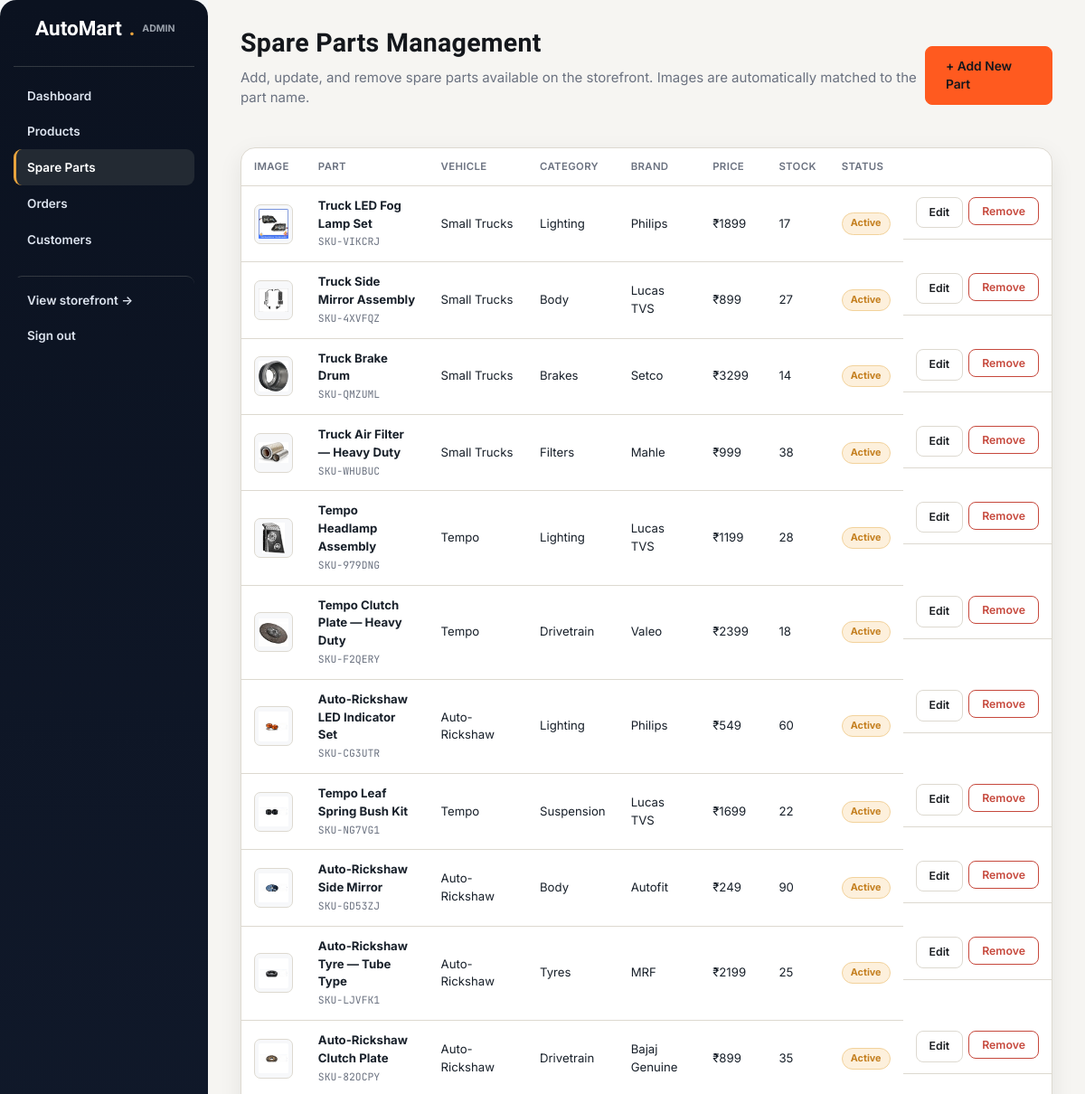
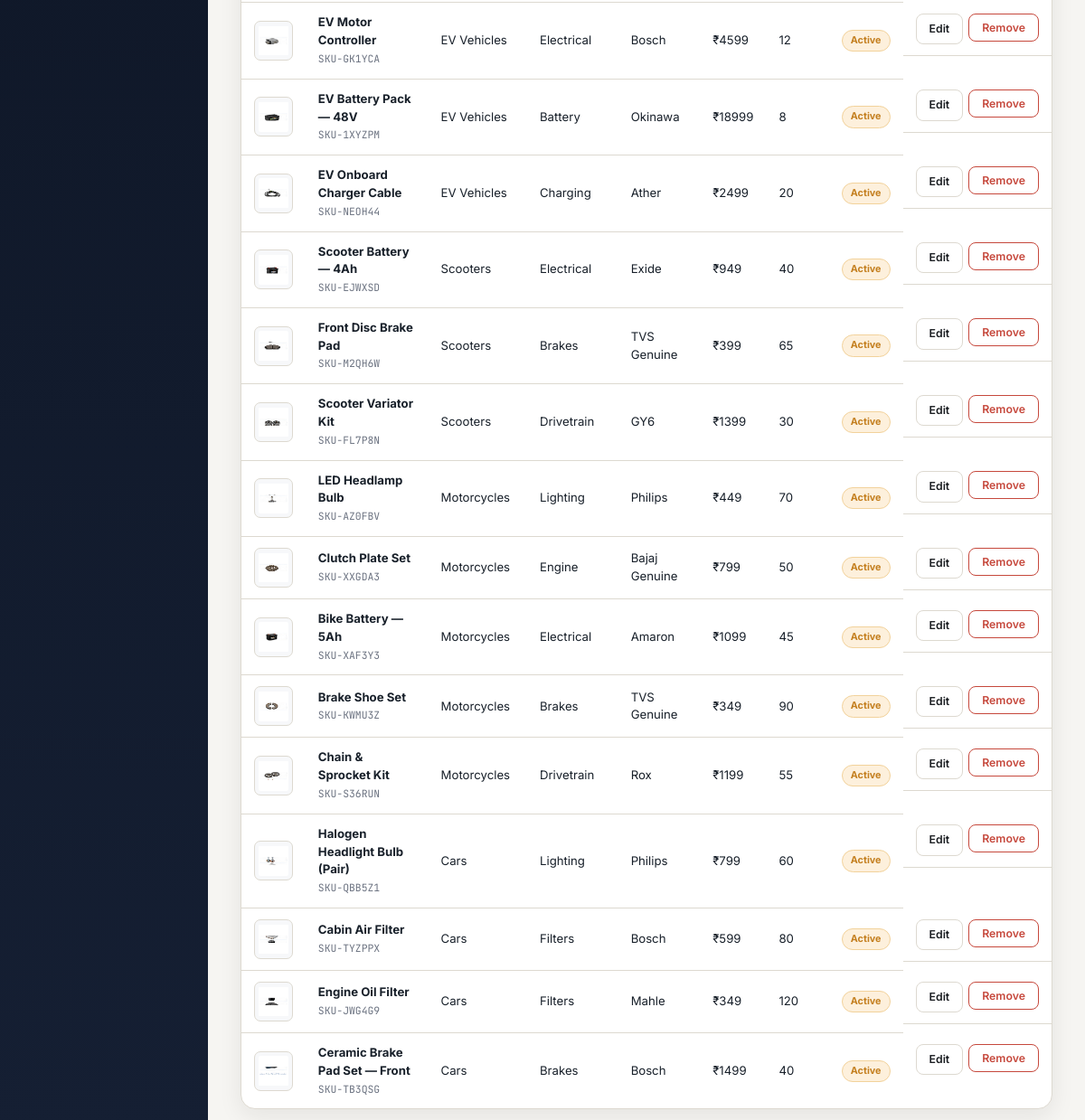
The app's page /admin/parts (signed in) with its own data (2 pictures, top to bottom).
### models.py (models this page shows, shortened)
class Product(db.Model):
    __tablename__ = "products"
    id = db.Column(db.Integer, primary_key=True)
    sku = db.Column(db.String(30), unique=True, nullable=False)
    name = db.Column(db.String(200), nullable=False)
    slug = db.Column(db.String(220), unique=True, nullable=False, index=True)
    description = db.Column(db.Text)
    brand = db.Column(db.String(80))
    category = db.Column(db.String(20), nullable=False)     # parts | accessories
    vehicle_type = db.Column(db.String(20), nullable=False, index=True)  # see VEHICLE_TYPES
    subcategory = db.Column(db.String(80))  # e.g. "Brakes", "Filters", "Lighting"
    price = db.Column(db.Integer, nullable=False)      # in INR, integer paise-free for simplicity
    mrp = db.Column(db.Integer)                          # strike-through price
    stock = db.Column(db.Integer, default=0)
    bulk_price = db.Column(db.Integer)
    bulk_min_qty = db.Column(db.Integer)
    weight_grams = db.Column(db.Integer, default=500)
    image_url = db.Column(db.String(300))
    rating = db.Column(db.Float, default=4.3)
    rating_count = db.Column(db.Integer, default=0)
    is_active = db.Column(db.Boolean, default=True)
    created_at = db.Column(db.DateTime, default=datetime.utcnow)
    order_items = db.relationship("OrderItem", backref="product", lazy="dynamic")
    @property
    def vehicle_label(self):
        return dict(VEHICLE_TYPES).get(self.vehicle_type, self.vehicle_type)
    @property
    def part_image_filename(self):
        if self.category != "parts":
            return "parts-banner.jpg"
        text = f"{self.name or ''} {self.subcategory or ''}".lower()
        image_rules = (
            (("truck led fog lamp",), "truck-led-fog-lamp-set.jpg"),
            (("truck side mirror",), "truck-side-mirror-assembly.jpg"),
            (("truck brake drum",), "truck-brake-drum.jpg"),
            (("truck air filter",), "truck-air-filter-heavy-duty.jpg"),
            (("tempo headlamp assembly",), "tempo-headlamp-assembly.jpg"),
            (("tempo clutch plate",), "tempo-clutch-plate-heavy-duty.jpg"),
            (("auto-rickshaw led indicator",), "auto-rickshaw-led-indicator-set.jpg"),
            (("tempo leaf spring bush",), "tempo-leaf-spring-bush-kit.jpg"),
            (("auto-rickshaw side mirror",), "auto-rickshaw-side-mirror.jpg"),
            (("auto-rickshaw tyre",), "auto-rickshaw-tyre-tube-type.jpg"),
            (("auto-rickshaw clutch plate",), "auto-rickshaw-clutch-plate.jpg"),
            (("ev motor controller",), "ev-motor-controller.jpg"),
            (("ev battery pack",), "ev-battery-pack-48v.jpg"),
            (("ev onboard charger",), "ev-onboard-charger-cable.jpg"),
            (("scooter battery",), "scooter-battery-4ah.jpg"),
            (("front disc brake pad",), "front-disc-brake-pad.jpg"),
            (("scooter variator",), "scooter-variator-kit.jpg"),
            (("led headlamp bulb",), "led-headlamp-bulb.jpg"),
            (("clutch plate set",), "clutch-plate-set.jpg"),
            (("bike battery",), "bike-battery-5ah.jpg"),
            (("brake shoe set",), "brake-shoe-set.jpg"),
            (("chain & sprocket", "chain and sprocket"), "chain-sprocket-kit.jpg"),
            (("halogen headlight bulb",), "halogen-headlight-bulb-pair.jpg"),
            (("cabin air filter",), "cabin-air-filter.jpg"),
            (("engine oil filter",), "engine-oil-filter.jpg"),
            (("ceramic brake pad",), "ceramic-brake-pad-set-front.jpg"),
            (("brake pad", "brake pads"), "brake-pads.jpg"),
            (("brake disc", "brake drum", "disc brake"), "brake-disc.jpg"),
            (("oil filter",), "oil-filter.jpg"),
            (("air filter", "filter"), "air-filter.jpg"),
            (("spark plug", "spark"), "spark-plug.jpg"),
            (("timing belt",), "timing-belt.jpg"),
        )
        for keywords, filename in image_rules:
            if any(keyword in text for keyword in keywords):
                return filename
        return "parts-banner.jpg"

### blueprints/admin.py (the view)
@bp.route("/parts")
@login_required
@admin_required
def parts():
    parts = Product.query.filter_by(category="parts").order_by(Product.created_at.desc()).all()
    return render_template("admin/parts.html", parts=parts)

### blueprints/admin.py (called while the page is built)
def admin_required(fn):
    @wraps(fn)
    def wrapper(*args, **kwargs):
        if not current_user.is_authenticated or not current_user.is_admin:
            abort(403)
        return fn(*args, **kwargs)
    return wrapper

### models.py (called while the page is built)
    @property
    def is_admin(self):
        return self.role == "admin"

### templates/admin/parts.html (shortened to what this page needs)
{% extends "admin/base.html" %}
{% block content %}
<div class="admin-topline">
  <div>
    <h2>Spare Parts Management</h2>
    <p class="muted" style="margin-top:4px;">Add, update, and remove spare parts available on the storefront. Images are automatically matched to the part name.</p>
  </div>
  <a href="{{ url_for('admin.part_new') }}" class="btn btn-primary">+ Add New Part</a>
</div>
<div class="card">
  <table>
    <thead>
      <tr>
        <th>Image</th><th>Part</th><th>Vehicle</th><th>Category</th><th>Brand</th>
        <th>Price</th><th>Stock</th><th>Status</th><th></th>
      </tr>
    </thead>
    <tbody>
      {% for p in parts %}
      <tr>
        {% if p.image_url and p.image_url.startswith('images/') %}
          <td><img class="admin-part-thumb" src="{{ url_for('static', filename=p.image_url) }}" alt="{{ p.name }}"></td>
        {% elif p.image_url and 'parts-banner.jpg' not in p.image_url %}
          <td><img class="admin-part-thumb" src="{{ p.image_url }}" alt="{{ p.name }}"></td>
        {% else %}
          {% set img = p.part_image_filename %}
          <td><img class="admin-part-thumb" src="{{ url_for('static', filename='images/parts/' ~ img) }}" alt="{{ p.name }}"></td>
        {% endif %}
        <td>
          <strong>{{ p.name }}</strong><br>
          <span class="mono muted" style="font-size:0.76rem;">{{ p.sku }}</span>
        </td>
        <td>{{ p.vehicle_label }}</td>
        <td>{{ p.subcategory or p.category_label }}</td>
        <td>{{ p.brand or '—' }}</td>
        <td>{{ currency }}{{ p.price }}</td>
        <td>
          {% if p.stock <= 5 %}
            <span class="badge badge-red">{{ p.stock }}</span>
          {% else %}
            {{ p.stock }}
          {% endif %}
        </td>
        <td>
          {% if p.is_active %}
            <span class="badge badge-express">Active</span>
          {% else %}
            <span class="badge badge-red">Removed</span>
          {% endif %}
        </td>
        <td style="display:flex; gap:6px;">
          <a href="{{ url_for('admin.part_edit', part_id=p.id) }}" class="btn btn-outline btn-sm">Edit</a>
          {% if p.is_active %}
          <form method="post" action="{{ url_for('admin.part_delete', part_id=p.id) }}"
                onsubmit="return confirm('Remove this part from the storefront?');">
            <button type="submit" class="btn btn-danger btn-sm">Remove</button>
          </form>
          {% endif %}
        </td>
      </tr>
      {% else %}
      <tr><td colspan="9" class="muted">No spare parts yet — add your first part.</td></tr>
      {% endfor %}
    </tbody>
  </table>
</div>
{% endblock %}

### static/css/style.css (style rules this page uses)
:root { --graphite: #14171c; --steel: #232a33; --steel-2: #2b333d; --paper: #f6f5f2; --paper-2: #edebe4; --amber: #e8a33d; --amber-dark: #c47f1f; --green: #2f9e68; --red: #c6483c; --ink: #1b1e22; --muted: #6b7280; --muted-2: #9aa1ab; --line: #ddd9d0; --line-dark: #333941; --radius-sm: 4px; --radius-md: 8px; --shadow-sm: 0 1px 2px rgba(20, 23, 28, 0.06); }
* { box-sizing: border-box; }
html, body { margin: 0; padding: 0; background: var(--paper); color: var(--ink); font-family: "Inter", -apple-system, BlinkMacSystemFont, sans-serif; font-size: 15px; line-height: 1.5; }
h1, h2, h3, h4, .display { font-family: "Barlow Condensed", "Inter", sans-serif; font-weight: 700; letter-spacing: 0.01em; line-height: 1.1; margin: 0 0 0.4em; color: var(--graphite); }
h2 { font-size: 1.9rem; }
p { margin: 0 0 1em; color: var(--ink); }
a { color: inherit; text-decoration: none; }
img { max-width: 100%; display: block; }
.mono { font-family: "JetBrains Mono", monospace; }
.muted { color: var(--muted); }
.btn { display: inline-flex; align-items: center; justify-content: center; gap: 8px; padding: 11px 22px; border-radius: var(--radius-md); font-weight: 600; font-size: 0.92rem; border: 1px solid transparent; cursor: pointer; font-family: inherit; transition: transform 0.08s ease, background 0.15s, border-color 0.15s; }
.btn-primary { background: var(--amber); color: var(--graphite); }
.btn-outline { background: transparent; border-color: var(--line); color: var(--ink); }
.btn-danger { background: transparent; border-color: var(--red); color: var(--red); }
.btn-sm { padding: 7px 14px; font-size: 0.82rem; }
.badge { display: inline-flex; align-items: center; gap: 5px; font-size: 0.72rem; font-weight: 700; padding: 3px 9px; border-radius: 999px; text-transform: none; }
.badge-express { background: #fdf0dc; color: var(--amber-dark); border: 1px solid #f2d29b; }
.card { background: #fff; border: 1px solid var(--line); border-radius: var(--radius-md); }
table { width: 100%; border-collapse: collapse; }
th, td { text-align: left; padding: 12px 14px; border-bottom: 1px solid var(--line); font-size: 0.88rem; }
th { color: var(--muted); font-weight: 600; font-size: 0.76rem; text-transform: uppercase; letter-spacing: 0.03em; }
tr:last-child td { border-bottom: none; }
.admin-topline { display: flex; justify-content: space-between; align-items: center; margin-bottom: 28px; }
.admin-part-thumb { width:54px; height:44px; object-fit:contain; border-radius:7px; background:#f7f8fa; padding:4px; border:1px solid var(--line); }
:root { --am-dark:#0b1220; --am-dark-2:#121b2e; --am-accent:#ff5a1f; --am-accent-2:#ff7a3d; --am-muted:#6b7280; --am-bg:#f4f6f8; --am-card:#ffffff; --am-border:#e5e7eb; --am-success:#16a34a; }
body { background:var(--am-bg); color:#18202a; font-family:Inter,system-ui,-apple-system,BlinkMacSystemFont,"Segoe UI",sans-serif; }
.btn-primary { background:var(--am-accent);border-color:var(--am-accent); }
.card,.table,.auth-box { border-radius:16px !important; }
.product-card, .card, .filter-pill, .search-panel, .auth-shell, .stat-card, .category-card, .summary-card, .pay-method-tab, .emi-option { box-shadow: 0 8px 26px rgba(20,23,28,.08); }

### records on screen
Product: image_url (picture), name "Truck LED Fog Lamp Set", sku "SKU-VIKCRJ", vehicle_label "Small Trucks", subcategory "Lighting", brand "Philips", currency "₹", price "1899", stock "17", is_active "Active"
Product: image_url (picture), name "Truck Side Mirror Assembly", sku "SKU-4XVFQZ", vehicle_label "Small Trucks", subcategory "Body", brand "Lucas TVS", currency "₹", price "899", stock "27", is_active "Active"
Product: image_url (picture), name "Truck Brake Drum", sku "SKU-QMZUML", vehicle_label "Small Trucks", subcategory "Brakes", brand "Setco", currency "₹", price "3299", stock "14", is_active "Active"
Product: image_url (picture), name "Truck Air Filter — Heavy Duty", sku "SKU-WHUBUC", vehicle_label "Small Trucks", subcategory "Filters", brand "Mahle", currency "₹", price "999", stock "38", is_active "Active"
Product: image_url (picture), name "Tempo Headlamp Assembly", sku "SKU-979DNG", vehicle_label "Tempo", subcategory "Lighting", brand "Lucas TVS", currency "₹", price "1199", stock "28", is_active "Active"
Product: image_url (picture), name "Tempo Clutch Plate — Heavy Duty", sku "SKU-F2QERY", vehicle_label "Tempo", subcategory "Drivetrain", brand "Valeo", currency "₹", price "2399", stock "18", is_active "Active"
Product: shows a picture, name "Auto-Rickshaw LED Indicator Set", sku "SKU-CG3UTR", vehicle_label "Auto-Rickshaw", subcategory "Lighting", brand "Philips", currency "₹", price "549", stock "60", is_active "Active"
Product: shows a picture, name "Tempo Leaf Spring Bush Kit", sku "SKU-NG7VG1", vehicle_label "Tempo", subcategory "Suspension", brand "Lucas TVS", currency "₹", price "1699", stock "22", is_active "Active"
Product: shows a picture, name "Auto-Rickshaw Side Mirror", sku "SKU-GD53ZJ", vehicle_label "Auto-Rickshaw", subcategory "Body", brand "Autofit", currency "₹", price "249", stock "90", is_active "Active"
Product: shows a picture, name "Auto-Rickshaw Tyre — Tube Type", sku "SKU-LJVFK1", vehicle_label "Auto-Rickshaw", subcategory "Tyres", brand "MRF", currency "₹", price "2199", stock "25", is_active "Active"
Product: shows a picture, name "Auto-Rickshaw Clutch Plate", sku "SKU-82OCPY", vehicle_label "Auto-Rickshaw", subcategory "Drivetrain", brand "Bajaj Genuine", currency "₹", price "899", stock "35", is_active "Active"
Product: shows a picture, name "EV Motor Controller", sku "SKU-GK1YCA", vehicle_label "EV Vehicles", subcategory "Electrical", brand "Bosch", currency "₹", price "4599", stock "12", is_active "Active"
Product: shows a picture, name "EV Battery Pack — 48V", sku "SKU-1XYZPM", vehicle_label "EV Vehicles", subcategory "Battery", brand "Okinawa", currency "₹", price "18999", stock "8", is_active "Active"
Product: shows a picture, name "EV Onboard Charger Cable", sku "SKU-NEOH44", vehicle_label "EV Vehicles", subcategory "Charging", brand "Ather", currency "₹", price "2499", stock "20", is_active "Active"
Product: shows a picture, name "Scooter Battery — 4Ah", sku "SKU-EJWXSD", vehicle_label "Scooters", subcategory "Electrical", brand "Exide", currency "₹", price "949", stock "40", is_active "Active"
Product: shows a picture, name "Front Disc Brake Pad", sku "SKU-M2QH6W", vehicle_label "Scooters", subcategory "Brakes", brand "TVS Genuine", currency "₹", price "399", stock "65", is_active "Active"
Product: shows a picture, name "Scooter Variator Kit", sku "SKU-FL7P8N", vehicle_label "Scooters", subcategory "Drivetrain", brand "GY6", currency "₹", price "1399", stock "30", is_active "Active"
Product: shows a picture, name "LED Headlamp Bulb", sku "SKU-AZ0FBV", vehicle_label "Motorcycles", subcategory "Lighting", brand "Philips", currency "₹", price "449", stock "70", is_active "Active"
Product: shows a picture, name "Clutch Plate Set", sku "SKU-XXGDA3", vehicle_label "Motorcycles", subcategory "Engine", brand "Bajaj Genuine", currency "₹", price "799", stock "50", is_active "Active"
Product: shows a picture, name "Bike Battery — 5Ah", sku "SKU-XAF3Y3", vehicle_label "Motorcycles", subcategory "Electrical", brand "Amaron", currency "₹", price "1099", stock "45", is_active "Active"
Product: shows a picture, name "Brake Shoe Set", sku "SKU-KWMU3Z", vehicle_label "Motorcycles", subcategory "Brakes", brand "TVS Genuine", currency "₹", price "349", stock "90", is_active "Active"
Product: shows a picture, name "Chain & Sprocket Kit", sku "SKU-S36RUN", vehicle_label "Motorcycles", subcategory "Drivetrain", brand "Rox", currency "₹", price "1199", stock "55", is_active "Active"
Product: shows a picture, name "Halogen Headlight Bulb (Pair)", sku "SKU-QBB5Z1", vehicle_label "Cars", subcategory "Lighting", brand "Philips", currency "₹", price "799", stock "60", is_active "Active"
Product: shows a picture, name "Cabin Air Filter", sku "SKU-TYZPPX", vehicle_label "Cars", subcategory "Filters", brand "Bosch", currency "₹", price "599", stock "80", is_active "Active"
Product: shows a picture, name "Engine Oil Filter", sku "SKU-JWG4G9", vehicle_label "Cars", subcategory "Filters", brand "Mahle", currency "₹", price "349", stock "120", is_active "Active"
Product: shows a picture, name "Ceramic Brake Pad Set — Front", sku "SKU-TB3QSG", vehicle_label "Cars", subcategory "Brakes", brand "Bosch", currency "₹", price "1499", stock "40", is_active "Active"
